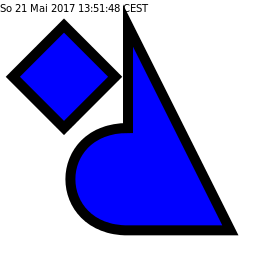

The Julia source for this figure:
## header to provide surface and context
using Cairo
c = CairoARGBSurface(256,256);
cr = CairoContext(c);

save(cr);
set_source_rgba(cr,0.0,0.0,0.0,0.0); # transparent black
rectangle(cr,0.0,0.0,256.0,256.0); # background
fill(cr);
restore(cr);
save(cr);

s1 = CairoRecordingSurface()
c1 = CairoContext(s1)
## original example, following here
move_to(c1, 128.0, 25.6);
line_to(c1, 230.4, 230.4);
rel_line_to(c1, -102.4, 0.0);
curve_to(c1, 51.2, 230.4, 51.2, 128.0, 128.0, 128.0);
close_path(c1);

move_to(c1, 64.0, 25.6);
rel_line_to(c1, 51.2, 51.2);
rel_line_to(c1, -51.2, 51.2);
rel_line_to(c1, -51.2, -51.2);
close_path(c1);

set_line_width(c1, 10.0);
set_source_rgb(c1, 0, 0, 1);
fill_preserve(c1);
set_source_rgb(c1, 0, 0, 0);
stroke(c1);

set_source(cr, s1, 0.0, 0.0)
scale(cr,4.0,4.0)
paint(cr)


## mark picture with current date
restore(cr);
move_to(cr,0.0,12.0);
set_source_rgb(cr, 0,0,0);
show_text(cr,Libc.strftime(time()));
write_to_png(c,"sample_record0.png");
